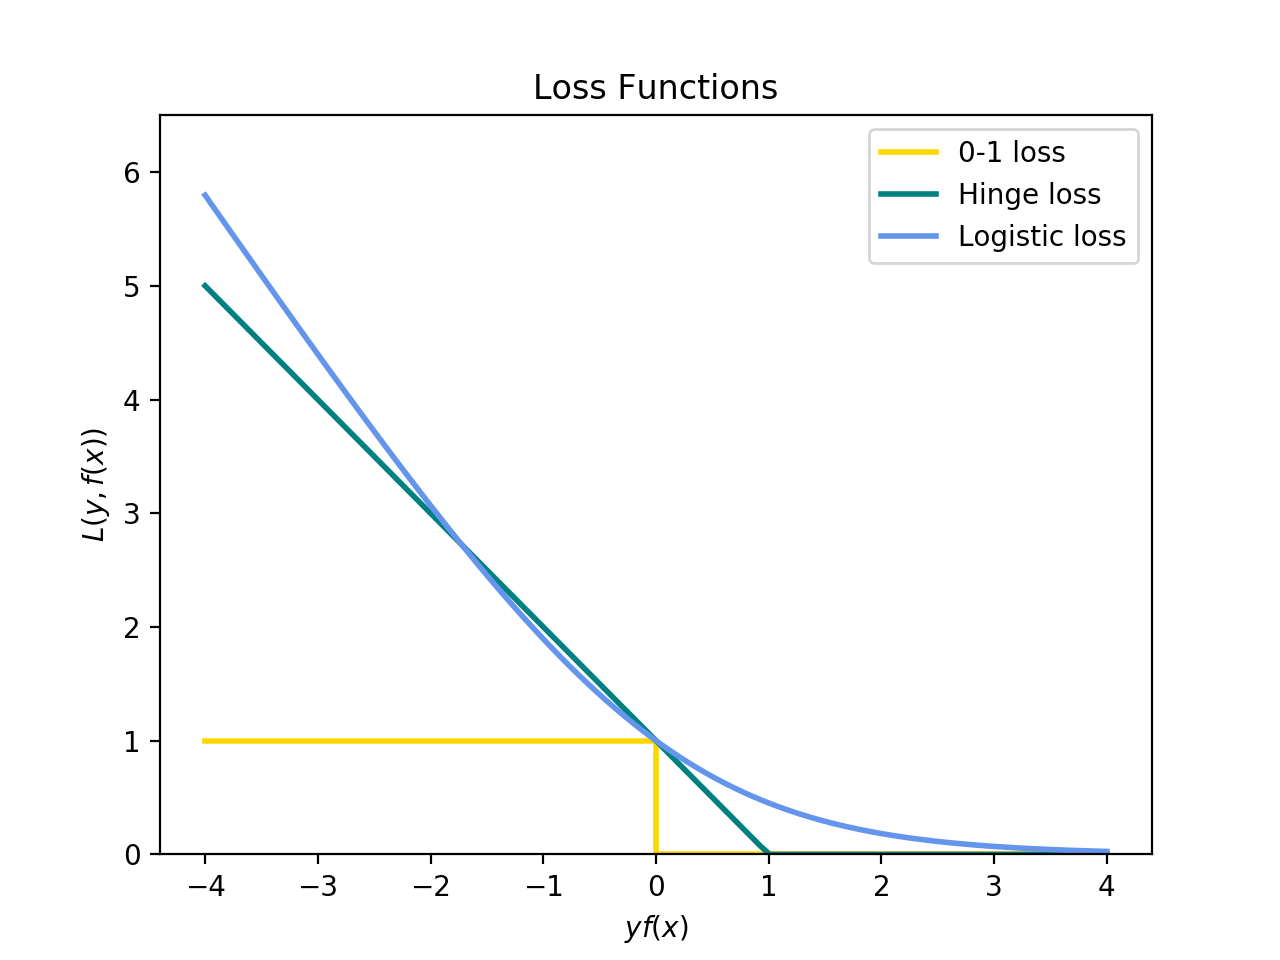

Here is the Python script that generated this plot:
import numpy as np
import matplotlib.pyplot as plt

def modified_huber_loss(y_true, y_pred):
    z = y_pred * y_true
    loss = -4 * z
    loss[z >= -1] = (1 - z[z >= -1]) ** 2
    loss[z >= 1.] = 0
    return loss


xmin, xmax = -4, 4
xx = np.linspace(xmin, xmax, 100)
lw = 2
plt.plot([xmin, 0, 0, xmax], [1, 1, 0, 0], color='gold', lw=lw,
         label="0-1 loss")
plt.plot(xx, np.where(xx < 1, 1 - xx, 0), color='teal', lw=lw,
         label="Hinge loss")
# plt.plot(xx, -np.minimum(xx, 0), color='yellowgreen', lw=lw,
#          label="Perceptron loss")
plt.plot(xx, np.log2(1 + np.exp(-xx)), color='cornflowerblue', lw=lw,
         label="Logistic loss")
# plt.plot(xx, np.where(xx < 1, 1 - xx, 0) ** 2, color='orange', lw=lw,
#          label="Squared hinge loss")
# plt.plot(xx, modified_huber_loss(xx, 1), color='darkorchid', lw=lw,
#          linestyle='--', label="Modified Huber loss")
plt.ylim((0, 6.5))
plt.legend(loc="upper right")
plt.xlabel(r"$yf(x)$")
plt.ylabel("$L(y,f(x))$")
plt.title("Loss Functions")
plt.show()
